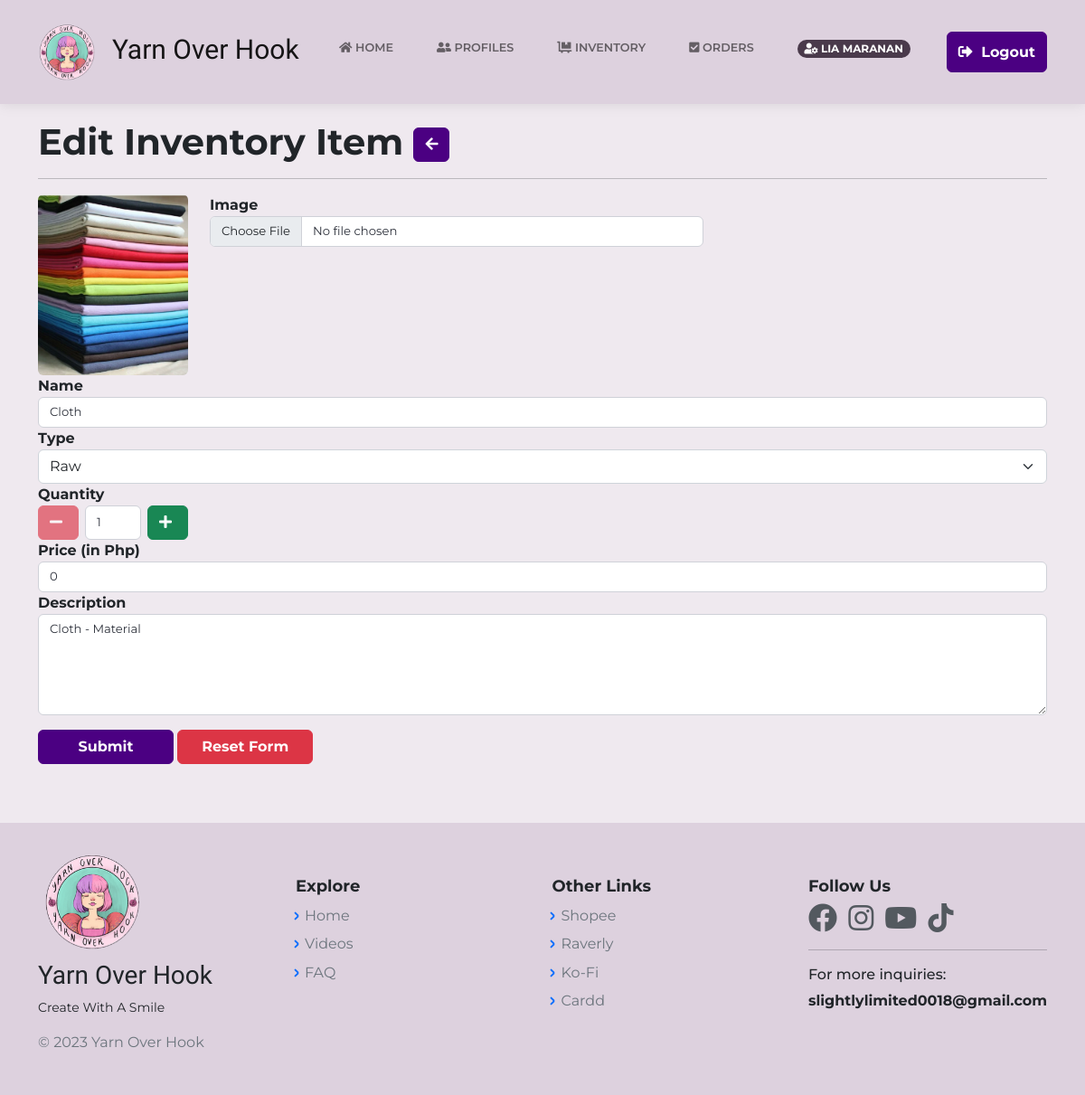
Screenshot of /EditInventoryItem.php?id=1024 (signed in) with the database file from the repository.
### tables this page shows
CREATE TABLE `inventory_db` (
  `ItemID` bigint(20) NOT NULL,
  `ItemName` varchar(100) NOT NULL,
  `ItemImg` varchar(255) NOT NULL,
  `ItemDesc` text NOT NULL,
  `ItemType` varchar(255) NOT NULL,
  `TypeID` int(11) NOT NULL,
  `ItemPrice` int(12) NOT NULL,
  `ItemQty` int(12) NOT NULL,
  `created_at` timestamp NOT NULL DEFAULT current_timestamp() ON UPDATE current_timestamp()
);

### EditInventoryItem.php (the view, shortened to what this page needs)
<?php
    include("includes/dbh.inc.php");
    require 'layouts/Header.php';
    if(isset($_GET['id'])) {
		$id = mysqli_real_escape_string($con, $_GET['id']);
		$item = "SELECT * FROM inventory_db WHERE ItemID = $id";
		$result = mysqli_query($con, $item);
		$inv = mysqli_fetch_assoc($result);
	}
?>
<body class="d-flex flex-column min-vh-100">
<?php require 'layouts/nav.php';?>
<?php if($inv): ?>
    <div class="container my-5">
        <h1 style="font-weight:bold;"> Edit Inventory Item <span><button class="btn btn-primary pull-right" type="button" style="font-weight:bold;border-color:indigo;background:indigo;width:40px;"><a href="InventoryItem.php?id=<?php echo $inv['ItemID'] ?>" style="text-decoration:none;color:white;"><i class="fa fa-arrow-left"></i></a></button></span></h1><hr>
        <div class="form-group">
            <form action="EditInventoryItem.php?id=<?php echo $inv['ItemID'] ?>" method="POST" id="form" enctype="multipart/form-data">
                <div class="row my-3">
                    <div class="col-md-2">
                        <img class="img-fluid rounded avatar-fit" src="<?php echo $inv['ItemImg']; ?>" id="imgDisplay">
                    </div>
                    <div class="col-md-6">
                        <label style="font-weight:bold;">Image</label>
                        <input class="form-control rounded" type="file" onchange="readURL(this)" class="form-control form-control my-3" name="ItemImg">
                    </div>
                    <div class="col-md-12">
                        <label style="font-weight:bold;">Name</label>
                        <input type="text" name="ItemName" id="ItemName" class="form-control rounded" value="<?php echo $inv['ItemName'] ?>">
                    </div>
                    <div class="col-md-12">
                        <label style="font-weight:bold;"style="font-weight:bold;">Type</label>
                        <select class="form-select" id="ItemType" name="ItemType" aria-label=".form-select example">
                            <option value="Raw" <?php if($inv['ItemType'] == 'Raw') { ?>selected="selected"<?php } ?>>Raw</option>
                        </select>
                    </div>
                    <div class="col-md-2 col-5">
                        <label style="font-weight:bold;">Quantity</label>
                        <div class="input-group">
                            <span class="input-group-btn">
                                <button type="button" class="btn btn-danger btn-number text-white me-2" disabled="disabled" data-type="minus" data-field="ItemQty"> <i class="fas fa-minus"></i> </button>
                            </span>
                            <input type="text" name="ItemQty" id="ItemQty" onkeypress="return restrictAlphabets(event)" class="form-control rounded input-number me-2" min="1" max="100" value="<?php echo $inv['ItemQty'] ?>">
                            <span class="input-group-btn">
                                <button type="button" class="btn btn-success btn-number text-white" data-type="plus" data-field="ItemQty"> <i class="fas fa-plus"></i> </button>
                            </span>
                        </div>
                    </div>
                    <div class="col-md-12">
                        <label style="font-weight:bold;">Price (in Php)</label>
                        <input type="text" name="ItemPrice" id="ItemPrice" onkeypress="return restrictAlphabets(event)" class="form-control rounded" value="<?php echo $inv['ItemPrice'] ?>">
                    </div>
                    <div class="col-md-12">
                        <label style="font-weight:bold;">Description</label>
                        <textarea type="text" rows="5" class="form-control rounded" name="ItemDesc" id="ItemDesc"><?php echo $inv['ItemDesc'] ?></textarea>
                    </div>
                    <div class="button-group float-end">
                        <input class="btn btn-success mt-3" id="editInventory" name="edit_inventory" value="Submit" style="width:150px;border-color:indigo;background-color:indigo;font-weight:bold;" readonly>
                        <input class="btn btn-danger mt-3" type="reset" id="reset" value="Reset Form" style="width:150px;font-weight:bold;">
                    </div>
                </div>
            </form>
        </div>
    </div>
    <?php else: ?>
        <div class="container my-5">
            <h2> Oops.. Page not found. Please try again. </h2>
        </div>
    <?php endif ?>
<?php require 'layouts/Footer.php';?>

### assets/css/main.css (style rules this page uses)
body { background-color: #efe9ef !important; padding-top: 85px; }
.container { animation: transitionInContainer 0.50s; }
.avatar-fit { width: 200px; height: 200px; object-fit: cover; }

### assets/css/Profile-Edit-Form-styles.css (style rules this page uses)
hr { height: 2px; }

### assets/css/Profile-Edit-Form.css (style rules this page uses)
hr { height: 2px; }

### assets/css/ProfileEdit1.css (style rules this page uses)
hr { height: 2px; }

### assets/css/ProfileEdit2.css (style rules this page uses)
hr { height: 2px; }

### assets/css/ProfileDesignAdmin.css (style rules this page uses)
.form-control { border: 1px solid #cfd1d8; -moz-border-radius: 2px; border-radius: 2px; font-size: .825rem; background: #ffffff; color: #2e323c; }

### rows the page displays
inventory_db: ItemImg (picture), ItemName "Cloth", ItemType "Raw", ItemQty "1", ItemPrice "0", ItemDesc "Cloth - Material"

### other values shown
$_SESSION['cust_name'] "LIA MARANAN"
